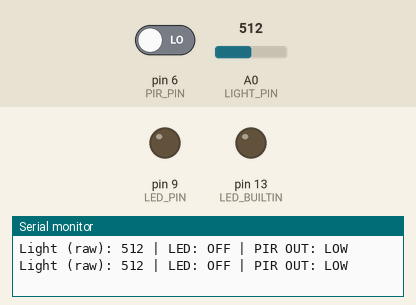
A sketch run on a simulated Arduino Uno, built with avr-gcc and run on an emulated ATmega328P. On the bench: output pins drawn as LEDs (lit = HIGH), the last lines printed to the serial monitor. The test bench sets the inputs (shaded band); at power-on: A0 (LIGHT_PIN) = 512, pin 6 (PIR_PIN) LOW.

Above: at 1.2 s.
1.3 s: A0 (LIGHT_PIN) set to 590
2.8 s: A0 (LIGHT_PIN) set to 607
At 3.9 s:
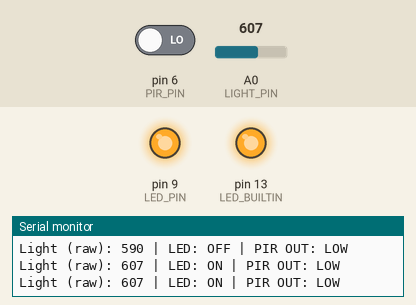
Timing chart, 0 to 5.8 s (numbered marks = the images above; inputs shaded):
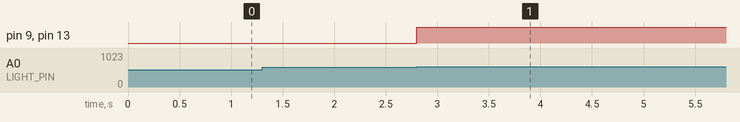

Measured:
- the behaviour switches between 599 and 600 on A0 (LIGHT_PIN) (found by bisection; images 0 and 1)
- after the input at 2.8 s, pin 9 (LED_PIN), pin 13 (LED_BUILTIN): LOW → HIGH at once

The sketch:

greentech_pir.ino
```cpp
// Uno R3: the LED is ON only for raw light readings from 600 through 700.
#include <Arduino.h>

const uint8_t LIGHT_PIN = A0;
const uint8_t PIR_PIN = 6; // Reported only; does not control the LED.
const uint8_t LED_PIN = 9;
const int LIGHT_MIN = 600;
const int LIGHT_MAX = 700;
uint32_t lastSample = 0;
uint32_t lastPrint = 0;

void setup() {
  pinMode(PIR_PIN, INPUT);
  pinMode(LED_PIN, OUTPUT);
  pinMode(LED_BUILTIN, OUTPUT);
  digitalWrite(LED_PIN, LOW);
  digitalWrite(LED_BUILTIN, LOW);
  Serial.begin(9600);
  Serial.println(F("LED ON for Light (raw) 600-700 inclusive. PIR does not control LED."));
}

void loop() {
  const uint32_t now = millis();
  if (now - lastSample < 50UL) return;
  lastSample = now;

  const int light = analogRead(LIGHT_PIN);
  const bool pirHigh = digitalRead(PIR_PIN) == HIGH;
  const bool ledOn = light >= LIGHT_MIN && light <= LIGHT_MAX;
  digitalWrite(LED_PIN, ledOn ? HIGH : LOW);
  digitalWrite(LED_BUILTIN, ledOn ? HIGH : LOW);

  if (now - lastPrint >= 500UL) {
    lastPrint = now;
    Serial.print(F("Light (raw): "));
    Serial.print(light);
    Serial.print(F(" | LED: "));
    Serial.print(ledOn ? F("ON") : F("OFF"));
    Serial.print(F(" | PIR OUT: "));
    Serial.println(pirHigh ? F("HIGH") : F("LOW"));
  }
}
```
